Frame 1 (no input): blank canvas, image omitted
Frame 60 (no input): blank canvas, image omitted
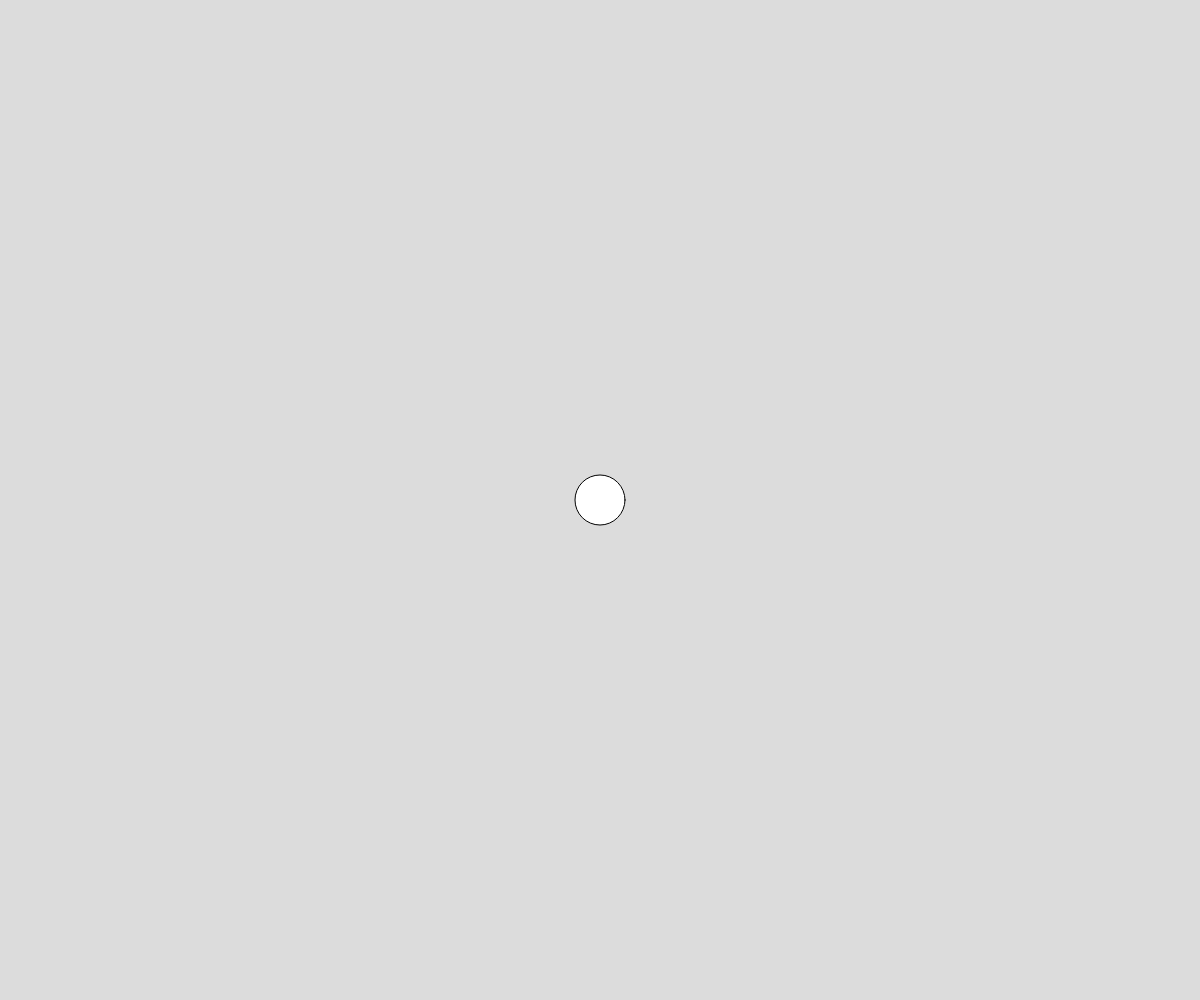
Frame 120 (the mouse pressed at the canvas centre since frame 60)

The p5.js sketch whose frames 1 and 60 were blank and that drew this single picture after the mouse press (run headless with seeded random() and noise() and a simulated clock; from frame 60 on, the mouse is pressed at the canvas centre):

// p5.js sketch
// ── sketch.js
let x;
let y;

function setup() {
  createCanvas(windowWidth, windowHeight);
}

function windowResized() {
  resizeCanvas(windowWidth, windowHeight);
}

function draw() {
  background(220);
  circle(x, y, 50);
  print(x);
}

function mousePressed() {
  x = mouseX;
  y = mouseY;
}
